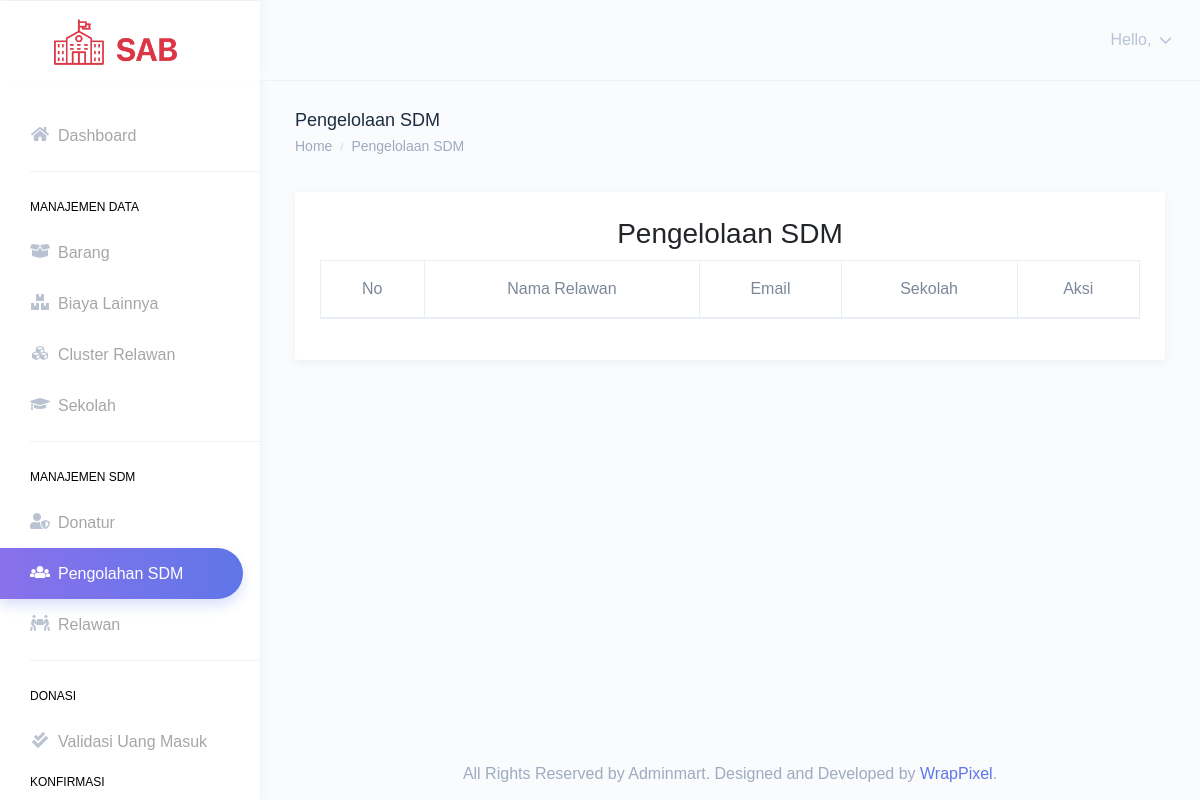
/index.php/sdm_relawan, run on an earlier commit of the app's database.
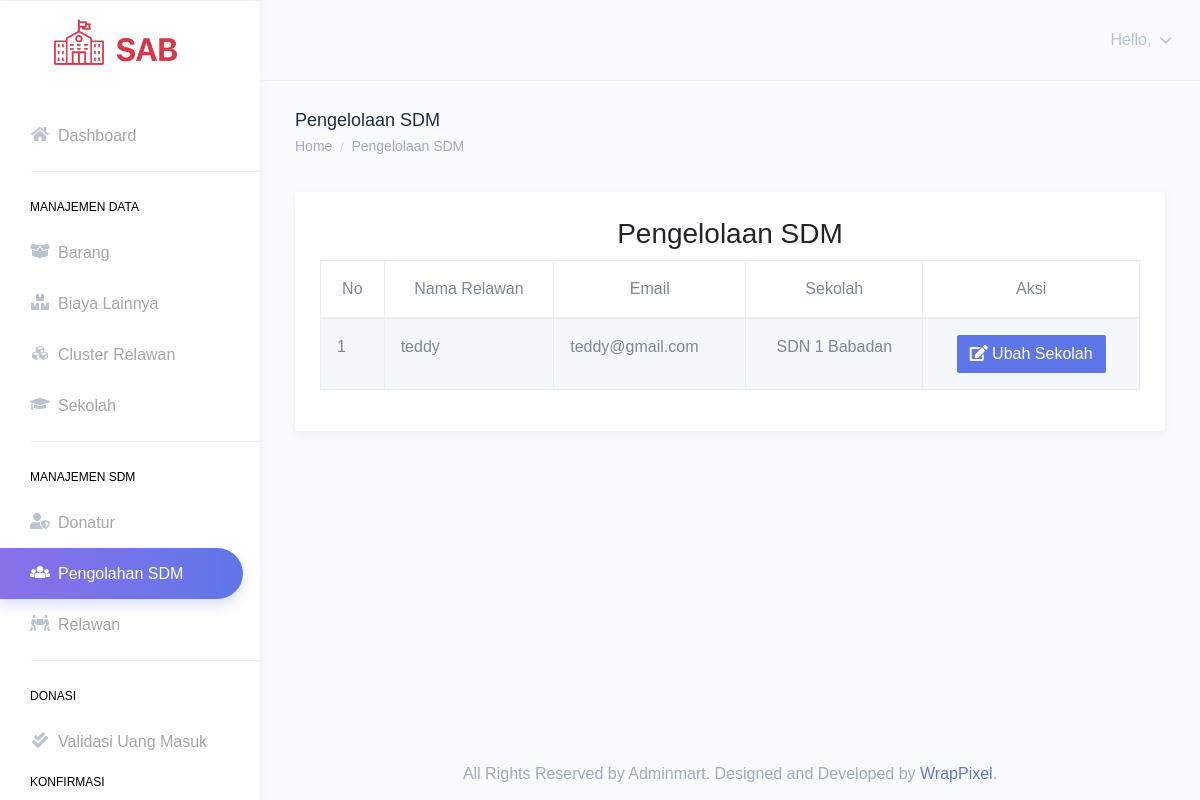
And on a later commit of the database.
### tables this page shows
CREATE TABLE `relawan` (
  `id_relawan` int(11) NOT NULL,
  `id_cluster_relawan` int(11) NOT NULL,
  `id_sekolah` int(11) DEFAULT NULL,
  `id_user_login` int(11) NOT NULL,
  `nik` varchar(100) NOT NULL,
  `nama_relawan` varchar(100) NOT NULL,
  `jenis_kelamin` enum('L','P') NOT NULL,
  `no_telepon` varchar(20) NOT NULL,
  `email` varchar(100) NOT NULL,
  `tempat_lahir` varchar(100) NOT NULL,
  `tanggal_lahir` datetime NOT NULL DEFAULT current_timestamp(),
  `creaby` varchar(100) NOT NULL,
  `creadate` datetime NOT NULL DEFAULT current_timestamp(),
  `modiby` varchar(100) NOT NULL,
  `modidate` datetime NOT NULL DEFAULT current_timestamp(),
  `row_status` enum('A','D') NOT NULL
);

CREATE TABLE `sekolah` (
  `id_sekolah` int(11) NOT NULL,
  `nama_sekolah` varchar(100) NOT NULL,
  `jenis_sekolah` enum('Rumah Singgah','Sekolah Pedalaman') NOT NULL,
  `alamat` varchar(255) NOT NULL,
  `provinsi` varchar(100) NOT NULL,
  `kota` varchar(100) NOT NULL,
  `creaby` varchar(100) NOT NULL,
  `creadate` datetime NOT NULL DEFAULT current_timestamp(),
  `modiby` varchar(100) NOT NULL,
  `modidate` datetime NOT NULL DEFAULT current_timestamp(),
  `row_status` enum('A','D') NOT NULL
);

### application/controllers/Sdm_relawan.php (called while the page is built, shortened)
<?php
class Sdm_relawan extends CI_Controller
{
    public function __construct()
    {
        $this->load->model('relawan_model');
        $this->load->model('cluster_relawan_model');
        $this->load->model('sekolah_model');
        $this->load->model('login_model');
        $this->load->library('form_validation');
    }
    private function getKaryawanName()
    {
        $this->load->model('karyawan_model');
        $user_id = $this->session->user_id;
        $karyawan = $this->karyawan_model->getKaryawanByUserLoginId($user_id);
        return $karyawan->nama_karyawan;
    }
    private function getKaryawanRole()
    {
        $this->load->model('karyawan_model');
        $user_id = $this->session->user_id;
        $karyawan = $this->karyawan_model->getKaryawanByUserLoginId($user_id);
        return $karyawan->jabatan_karyawan;
    }
    public function index()
    {
        $header['title'] = 'Pengelolaan SDM';
        $header['name'] =  $this->getKaryawanName();
        $header['role'] =  $this->getKaryawanRole();
        $this->load->view('templates/admin_header', $header);
        $data['sekolah'] = $this->sekolah_model->getSekolah();
        $data['relawan'] = $this->relawan_model->getAllBySekolah();
        $this->load->view('sdm_relawan/index', $data);
        $this->load->view('templates/footer');
    }
}

### index.php (called while the page is built, shortened)
<?php
require_once BASEPATH.'core/CodeIgniter.php';

### application/models/relawan_model.php (called while the page is built, shortened)
<?php
class Relawan_model extends CI_Model
{
    private $_table = "relawan";
    public function getAllBySekolah()
    {
        return $this->db
            ->where('row_status', 'A')
            ->order_by('id_sekolah', 'asc')
            ->get($this->_table)
            ->result();
    }
}

### application/models/sekolah_model.php (called while the page is built, shortened)
<?php
class sekolah_model extends CI_Model
{
    private $_table = "sekolah";
    public function getSekolah()
    {
        $query = $this->db
            ->from($this->_table)
            ->where(['row_status' => 'A'])
            ->order_by('jenis_sekolah', 'asc')
            ->get();
        return $query->result();
    }
}

### application/views/sdm_relawan/index.php (the view, shortened to what the changed rows need)
<div class="container-fluid">
    <div class="row">
        <div class="col-12">
            <div class="card">
                <div class="card-body">
                    <div class="table-responsive">
                        <table id="master-data" class="table table-striped table-bordered no-wrap">
                            <thead>
                                <tr>
                                    <th class="text-center">No</th>
                                    <th class="text-center">Nama Relawan</th>
                                    <th class="text-center">Email</th>
                                    <th class="text-center">Sekolah</th>
                                    <th class="text-center">Aksi</th>
                                </tr>
                            </thead>
                            <tbody>
                                <?php $i = 0; ?>
                                <?php foreach ($relawan as $r) { ?>
                                    <tr>
                                        <td>
                                            <?php
                                            $i++;
                                            echo $i;
                                            ?>
                                        </td>
                                        <td><?= $r->nama_relawan ?></td>
                                        <td><?= $r->email ?></td>
                                        <td align="center">
                                            <?php
                                            if ($r->id_sekolah == null) {
                                                echo "-";
                                            } else {
                                                foreach ($sekolah as $s) { ?>
                                                    <?php
                                                    if ($s->id_sekolah == $r->id_sekolah) {
                                                        echo $s->nama_sekolah;
                                                    }
                                                    ?>
                                                <?php } ?>
                                            <?php } ?>
                                        </td>
                                        <td align="center">
                                            <a href="<?= site_url('sdm_relawan/ubah/' .  $r->id_relawan) ?>" class="btn btn-primary"><i class="fa fa-edit"></i> Ubah Sekolah</a>
                                        </td>
                                    </tr>
                                <?php } ?>
                            </tbody>
                        </table>
                    </div>
                </div>
            </div>
        </div>
    </div>
</div>

What changed in the data, as far as the page shows it:
added relawan: nama_relawan "teddy", email "teddy@gmail.com"
added sekolah: nama_sekolah "SDN 1 Babadan"
